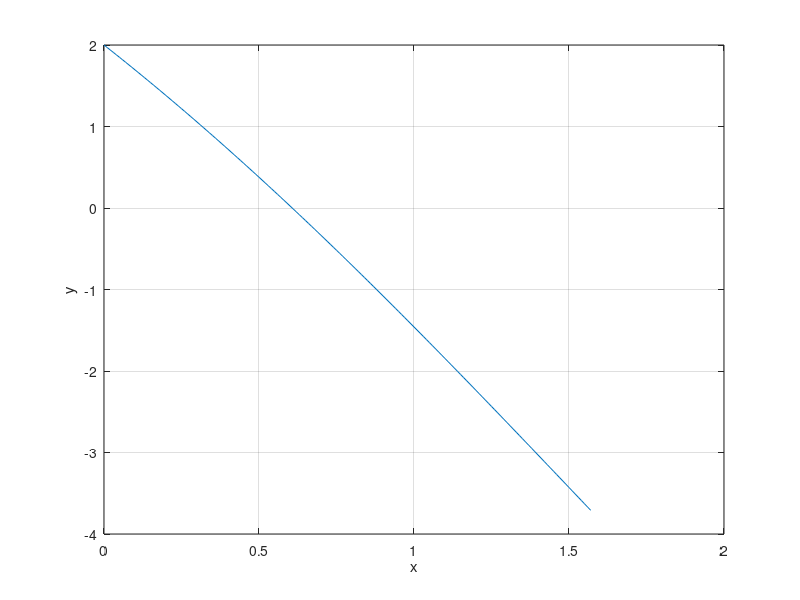

Write MATLAB code to recreate this figure. (Note: this script raises an error after producing the figure.)
clc;
clear all;
close all;

f = @(x) cos(x)-3*x+1;
df = @(x) -sin(x)-3;

x = 0:0.01:0.5*pi;
y = feval(f,x);

plot(x,y);
xlabel('x');
ylabel('y');
grid on;

root = newton(f,df,1,0.001,5);

disp('the root is:');
disp(root);